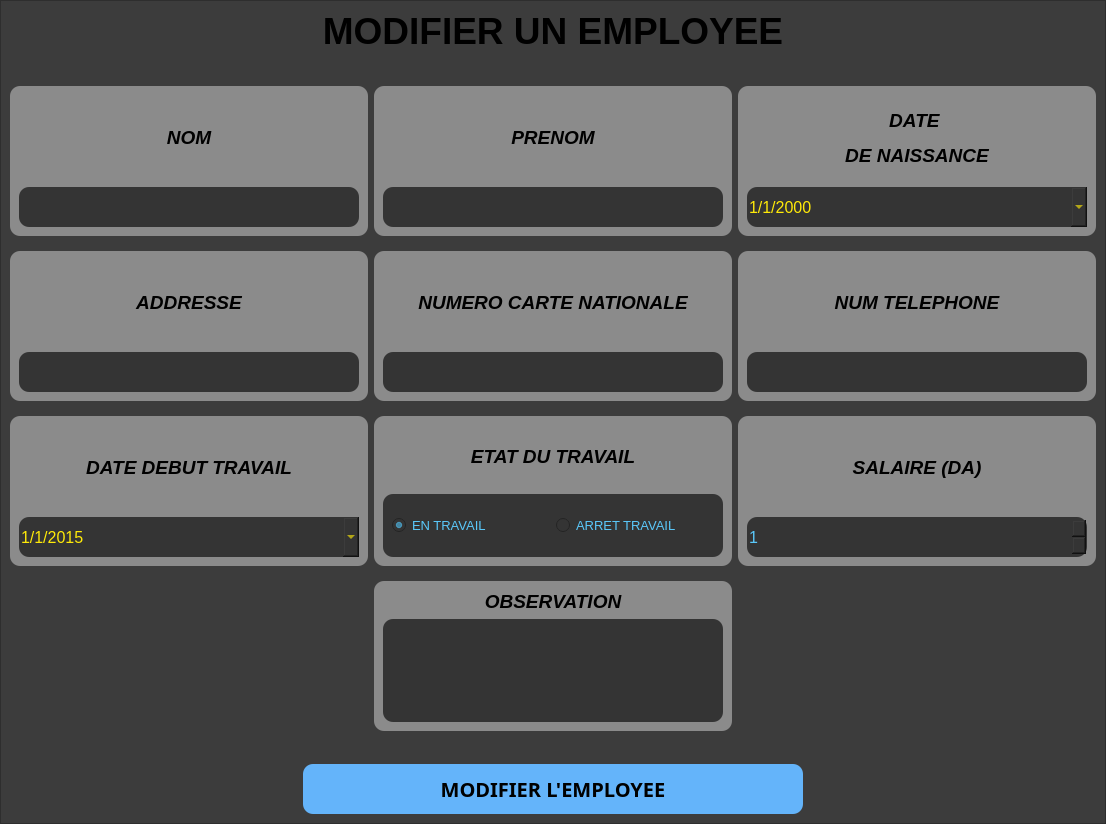
<?xml version="1.0" encoding="UTF-8"?>
<ui version="4.0">
 <class>MainWindow</class>
 <widget class="QMainWindow" name="MainWindow">
  <property name="geometry">
   <rect>
    <x>0</x>
    <y>0</y>
    <width>1106</width>
    <height>824</height>
   </rect>
  </property>
  <property name="windowTitle">
   <string>Gestion Des Employees (MAJ Employe)</string>
  </property>
  <property name="windowIcon">
   <iconset>
    <normaloff>../assets/company.png</normaloff>../assets/company.png</iconset>
  </property>
  <widget class="QWidget" name="centralwidget">
   <layout class="QVBoxLayout" name="verticalLayout_2">
    <property name="spacing">
     <number>0</number>
    </property>
    <property name="leftMargin">
     <number>0</number>
    </property>
    <property name="topMargin">
     <number>0</number>
    </property>
    <property name="rightMargin">
     <number>0</number>
    </property>
    <property name="bottomMargin">
     <number>0</number>
    </property>
    <item>
     <widget class="QFrame" name="body">
      <property name="styleSheet">
       <string notr="true">QFrame{
background: rgb(60, 60, 60);
}</string>
      </property>
      <property name="frameShape">
       <enum>QFrame::StyledPanel</enum>
      </property>
      <property name="frameShadow">
       <enum>QFrame::Raised</enum>
      </property>
      <layout class="QVBoxLayout" name="verticalLayout">
       <property name="leftMargin">
        <number>0</number>
       </property>
       <property name="topMargin">
        <number>0</number>
       </property>
       <property name="rightMargin">
        <number>0</number>
       </property>
       <property name="bottomMargin">
        <number>0</number>
       </property>
       <item>
        <widget class="QWidget" name="widget" native="true">
         <property name="maximumSize">
          <size>
           <width>16777215</width>
           <height>100</height>
          </size>
         </property>
         <property name="styleSheet">
          <string notr="true">QFrame{
background: rgb(60, 60, 60);
}</string>
         </property>
         <layout class="QHBoxLayout" name="horizontalLayout">
          <item>
           <widget class="QLabel" name="label">
            <property name="text">
             <string>&lt;html&gt;&lt;head/&gt;&lt;body&gt;&lt;p align=&quot;center&quot;&gt;&lt;span style=&quot; font-size:28pt; font-weight:600;&quot;&gt;MODIFIER UN EMPLOYEE&lt;/span&gt;&lt;/p&gt;&lt;/body&gt;&lt;/html&gt;</string>
            </property>
           </widget>
          </item>
         </layout>
        </widget>
       </item>
       <item>
        <widget class="QWidget" name="widget_2" native="true">
         <property name="minimumSize">
          <size>
           <width>0</width>
           <height>400</height>
          </size>
         </property>
         <property name="styleSheet">
          <string notr="true">QFrame{
background: rgb(60, 60, 60);
}</string>
         </property>
         <layout class="QGridLayout" name="gridLayout">
          <item row="3" column="1">
           <widget class="QWidget" name="widget_11" native="true">
            <property name="minimumSize">
             <size>
              <width>0</width>
              <height>150</height>
             </size>
            </property>
            <property name="maximumSize">
             <size>
              <width>16777215</width>
              <height>150</height>
             </size>
            </property>
            <property name="styleSheet">
             <string notr="true">QWidget{
background:rgb(139, 139, 139);
border-radius:10px;
}</string>
            </property>
            <layout class="QVBoxLayout" name="verticalLayout_11">
             <item>
              <widget class="QLabel" name="label_10">
               <property name="text">
                <string>&lt;html&gt;&lt;head/&gt;&lt;body&gt;&lt;p align=&quot;center&quot;&gt;&lt;span style=&quot; font-size:14pt; font-weight:600; font-style:italic;&quot;&gt;OBSERVATION&lt;/span&gt;&lt;/p&gt;&lt;/body&gt;&lt;/html&gt;</string>
               </property>
              </widget>
             </item>
             <item>
              <widget class="QTextEdit" name="employee_observation_input">
               <property name="font">
                <font>
                 <pointsize>12</pointsize>
                </font>
               </property>
               <property name="styleSheet">
                <string notr="true">.QTextEdit{
background: rgb(52, 52, 52);
color:rgb(90, 200, 250);
border-radius: 10px;
}</string>
               </property>
              </widget>
             </item>
            </layout>
           </widget>
          </item>
          <item row="0" column="0">
           <widget class="QWidget" name="widget_3" native="true">
            <property name="minimumSize">
             <size>
              <width>0</width>
              <height>150</height>
             </size>
            </property>
            <property name="maximumSize">
             <size>
              <width>16777215</width>
              <height>150</height>
             </size>
            </property>
            <property name="styleSheet">
             <string notr="true">QWidget{
background:rgb(139, 139, 139);
border-radius:10px;
}</string>
            </property>
            <layout class="QVBoxLayout" name="verticalLayout_3">
             <item>
              <widget class="QLabel" name="label_2">
               <property name="text">
                <string>&lt;html&gt;&lt;head/&gt;&lt;body&gt;&lt;p align=&quot;center&quot;&gt;&lt;span style=&quot; font-size:14pt; font-weight:600; font-style:italic;&quot;&gt;NOM&lt;/span&gt;&lt;/p&gt;&lt;/body&gt;&lt;/html&gt;</string>
               </property>
              </widget>
             </item>
             <item>
              <widget class="QLineEdit" name="employee_nom_input">
               <property name="minimumSize">
                <size>
                 <width>0</width>
                 <height>40</height>
                </size>
               </property>
               <property name="font">
                <font>
                 <pointsize>12</pointsize>
                </font>
               </property>
               <property name="styleSheet">
                <string notr="true">.QLineEdit{
background: rgb(52, 52, 52);
color:rgb(255, 234, 8);
border-radius: 10px;
}</string>
               </property>
              </widget>
             </item>
            </layout>
           </widget>
          </item>
          <item row="2" column="0">
           <widget class="QWidget" name="widget_9" native="true">
            <property name="minimumSize">
             <size>
              <width>0</width>
              <height>150</height>
             </size>
            </property>
            <property name="maximumSize">
             <size>
              <width>16777215</width>
              <height>150</height>
             </size>
            </property>
            <property name="styleSheet">
             <string notr="true">QWidget{
background:rgb(139, 139, 139);
border-radius:10px;
}</string>
            </property>
            <layout class="QVBoxLayout" name="verticalLayout_9">
             <item>
              <widget class="QLabel" name="label_8">
               <property name="text">
                <string>&lt;html&gt;&lt;head/&gt;&lt;body&gt;&lt;p align=&quot;center&quot;&gt;&lt;span style=&quot; font-size:14pt; font-weight:600; font-style:italic;&quot;&gt;DATE DEBUT TRAVAIL&lt;/span&gt;&lt;/p&gt;&lt;/body&gt;&lt;/html&gt;</string>
               </property>
              </widget>
             </item>
             <item>
              <widget class="QDateEdit" name="employee_date_debut_travail_input">
               <property name="minimumSize">
                <size>
                 <width>0</width>
                 <height>40</height>
                </size>
               </property>
               <property name="font">
                <font>
                 <pointsize>12</pointsize>
                </font>
               </property>
               <property name="styleSheet">
                <string notr="true">.QDateEdit{
background: rgb(52, 52, 52);
color:rgb(255, 234, 8);
border-radius: 10px;
}</string>
               </property>
               <property name="showGroupSeparator" stdset="0">
                <bool>false</bool>
               </property>
               <property name="dateTime">
                <datetime>
                 <hour>0</hour>
                 <minute>0</minute>
                 <second>0</second>
                 <year>2015</year>
                 <month>1</month>
                 <day>1</day>
                </datetime>
               </property>
               <property name="minimumDate">
                <date>
                 <year>1900</year>
                 <month>1</month>
                 <day>1</day>
                </date>
               </property>
               <property name="maximumTime">
                <time>
                 <hour>23</hour>
                 <minute>59</minute>
                 <second>59</second>
                </time>
               </property>
               <property name="currentSection">
                <enum>QDateTimeEdit::DaySection</enum>
               </property>
               <property name="displayFormat">
                <string>d/M/yyyy</string>
               </property>
               <property name="calendarPopup">
                <bool>true</bool>
               </property>
              </widget>
             </item>
            </layout>
           </widget>
          </item>
          <item row="2" column="1">
           <widget class="QWidget" name="widget_10" native="true">
            <property name="minimumSize">
             <size>
              <width>0</width>
              <height>150</height>
             </size>
            </property>
            <property name="maximumSize">
             <size>
              <width>16777215</width>
              <height>150</height>
             </size>
            </property>
            <property name="styleSheet">
             <string notr="true">QWidget{
background:rgb(139, 139, 139);
border-radius:10px;
}</string>
            </property>
            <layout class="QVBoxLayout" name="verticalLayout_10">
             <item>
              <widget class="QLabel" name="label_9">
               <property name="text">
                <string>&lt;html&gt;&lt;head/&gt;&lt;body&gt;&lt;p align=&quot;center&quot;&gt;&lt;span style=&quot; font-size:14pt; font-weight:600; font-style:italic;&quot;&gt;ETAT DU TRAVAIL&lt;/span&gt;&lt;/p&gt;&lt;/body&gt;&lt;/html&gt;</string>
               </property>
              </widget>
             </item>
             <item>
              <widget class="QWidget" name="widget_13" native="true">
               <property name="minimumSize">
                <size>
                 <width>0</width>
                 <height>30</height>
                </size>
               </property>
               <property name="styleSheet">
                <string notr="true">.QWidget{
background: rgb(52, 52, 52);
border-radius: 10px;
}

.QRadioButton{
background: rgb(52, 52, 52);
color:rgb(90, 200, 250);
border-radius: 10px;
}</string>
               </property>
               <layout class="QHBoxLayout" name="horizontalLayout_3">
                <item>
                 <widget class="QRadioButton" name="en_travail">
                  <property name="font">
                   <font>
                    <pointsize>10</pointsize>
                   </font>
                  </property>
                  <property name="text">
                   <string>EN TRAVAIL</string>
                  </property>
                  <property name="checked">
                   <bool>true</bool>
                  </property>
                 </widget>
                </item>
                <item>
                 <widget class="QRadioButton" name="arret_travail">
                  <property name="font">
                   <font>
                    <pointsize>10</pointsize>
                   </font>
                  </property>
                  <property name="text">
                   <string>ARRET TRAVAIL</string>
                  </property>
                 </widget>
                </item>
               </layout>
              </widget>
             </item>
            </layout>
           </widget>
          </item>
          <item row="0" column="1">
           <widget class="QWidget" name="widget_4" native="true">
            <property name="minimumSize">
             <size>
              <width>0</width>
              <height>150</height>
             </size>
            </property>
            <property name="maximumSize">
             <size>
              <width>16777215</width>
              <height>150</height>
             </size>
            </property>
            <property name="styleSheet">
             <string notr="true">QWidget{
background:rgb(139, 139, 139);
border-radius:10px;
}</string>
            </property>
            <layout class="QVBoxLayout" name="verticalLayout_4">
             <item>
              <widget class="QLabel" name="label_3">
               <property name="text">
                <string>&lt;html&gt;&lt;head/&gt;&lt;body&gt;&lt;p align=&quot;center&quot;&gt;&lt;span style=&quot; font-size:14pt; font-weight:600; font-style:italic;&quot;&gt;PRENOM&lt;/span&gt;&lt;/p&gt;&lt;/body&gt;&lt;/html&gt;</string>
               </property>
              </widget>
             </item>
             <item>
              <widget class="QLineEdit" name="employee_prenom_input">
               <property name="minimumSize">
                <size>
                 <width>0</width>
                 <height>40</height>
                </size>
               </property>
               <property name="font">
                <font>
                 <pointsize>12</pointsize>
                </font>
               </property>
               <property name="styleSheet">
                <string notr="true">.QLineEdit{
background: rgb(52, 52, 52);
color:rgb(255, 234, 8);
border-radius: 10px;
}</string>
               </property>
              </widget>
             </item>
            </layout>
           </widget>
          </item>
          <item row="1" column="1">
           <widget class="QWidget" name="widget_7" native="true">
            <property name="minimumSize">
             <size>
              <width>0</width>
              <height>150</height>
             </size>
            </property>
            <property name="maximumSize">
             <size>
              <width>16777215</width>
              <height>150</height>
             </size>
            </property>
            <property name="styleSheet">
             <string notr="true">QWidget{
background:rgb(139, 139, 139);
border-radius:10px;
}</string>
            </property>
            <layout class="QVBoxLayout" name="verticalLayout_8">
             <item>
              <widget class="QLabel" name="label_6">
               <property name="text">
                <string>&lt;html&gt;&lt;head/&gt;&lt;body&gt;&lt;p align=&quot;center&quot;&gt;&lt;span style=&quot; font-size:14pt; font-weight:600; font-style:italic;&quot;&gt;NUMERO CARTE NATIONALE&lt;/span&gt;&lt;/p&gt;&lt;/body&gt;&lt;/html&gt;</string>
               </property>
              </widget>
             </item>
             <item>
              <widget class="QLineEdit" name="employee_num_carte_nationale_input">
               <property name="minimumSize">
                <size>
                 <width>0</width>
                 <height>40</height>
                </size>
               </property>
               <property name="font">
                <font>
                 <pointsize>12</pointsize>
                </font>
               </property>
               <property name="styleSheet">
                <string notr="true">.QLineEdit{
background: rgb(52, 52, 52);
color:rgb(255, 234, 8);
border-radius: 10px;
}</string>
               </property>
              </widget>
             </item>
            </layout>
           </widget>
          </item>
          <item row="0" column="2">
           <widget class="QWidget" name="widget_5" native="true">
            <property name="minimumSize">
             <size>
              <width>0</width>
              <height>150</height>
             </size>
            </property>
            <property name="maximumSize">
             <size>
              <width>16777215</width>
              <height>150</height>
             </size>
            </property>
            <property name="styleSheet">
             <string notr="true">QWidget{
background:rgb(139, 139, 139);
border-radius:10px;
}</string>
            </property>
            <layout class="QVBoxLayout" name="verticalLayout_5">
             <item>
              <widget class="QLabel" name="label_4">
               <property name="text">
                <string>&lt;html&gt;&lt;head/&gt;&lt;body&gt;&lt;p align=&quot;center&quot;&gt;&lt;span style=&quot; font-size:14pt; font-weight:600; font-style:italic;&quot;&gt;DATE &lt;/span&gt;&lt;/p&gt;&lt;p align=&quot;center&quot;&gt;&lt;span style=&quot; font-size:14pt; font-weight:600; font-style:italic;&quot;&gt;DE NAISSANCE&lt;/span&gt;&lt;/p&gt;&lt;/body&gt;&lt;/html&gt;</string>
               </property>
              </widget>
             </item>
             <item>
              <widget class="QDateEdit" name="employee_date_de_naissance_input">
               <property name="minimumSize">
                <size>
                 <width>0</width>
                 <height>40</height>
                </size>
               </property>
               <property name="font">
                <font>
                 <pointsize>12</pointsize>
                </font>
               </property>
               <property name="styleSheet">
                <string notr="true">.QDateEdit{
background: rgb(52, 52, 52);
color:rgb(255, 234, 8);
border-radius: 10px;
}</string>
               </property>
               <property name="dateTime">
                <datetime>
                 <hour>0</hour>
                 <minute>0</minute>
                 <second>0</second>
                 <year>2000</year>
                 <month>1</month>
                 <day>1</day>
                </datetime>
               </property>
               <property name="minimumDateTime">
                <datetime>
                 <hour>0</hour>
                 <minute>0</minute>
                 <second>0</second>
                 <year>1900</year>
                 <month>1</month>
                 <day>1</day>
                </datetime>
               </property>
               <property name="minimumDate">
                <date>
                 <year>1900</year>
                 <month>1</month>
                 <day>1</day>
                </date>
               </property>
               <property name="displayFormat">
                <string>d/M/yyyy</string>
               </property>
               <property name="calendarPopup">
                <bool>true</bool>
               </property>
               <property name="date">
                <date>
                 <year>2000</year>
                 <month>1</month>
                 <day>1</day>
                </date>
               </property>
              </widget>
             </item>
            </layout>
           </widget>
          </item>
          <item row="1" column="0">
           <widget class="QWidget" name="widget_6" native="true">
            <property name="minimumSize">
             <size>
              <width>0</width>
              <height>150</height>
             </size>
            </property>
            <property name="maximumSize">
             <size>
              <width>16777215</width>
              <height>150</height>
             </size>
            </property>
            <property name="styleSheet">
             <string notr="true">QWidget{
background:rgb(139, 139, 139);
border-radius:10px;
}</string>
            </property>
            <layout class="QVBoxLayout" name="verticalLayout_6">
             <item>
              <widget class="QLabel" name="label_5">
               <property name="text">
                <string>&lt;html&gt;&lt;head/&gt;&lt;body&gt;&lt;p align=&quot;center&quot;&gt;&lt;span style=&quot; font-size:14pt; font-weight:600; font-style:italic;&quot;&gt;ADDRESSE&lt;/span&gt;&lt;/p&gt;&lt;/body&gt;&lt;/html&gt;</string>
               </property>
              </widget>
             </item>
             <item>
              <widget class="QLineEdit" name="employee_addresse_input">
               <property name="minimumSize">
                <size>
                 <width>0</width>
                 <height>40</height>
                </size>
               </property>
               <property name="font">
                <font>
                 <pointsize>12</pointsize>
                </font>
               </property>
               <property name="styleSheet">
                <string notr="true">.QLineEdit{
background: rgb(52, 52, 52);
color:rgb(90, 200, 250);
border-radius: 10px;
}</string>
               </property>
              </widget>
             </item>
            </layout>
           </widget>
          </item>
          <item row="1" column="2">
           <widget class="QWidget" name="widget_14" native="true">
            <property name="minimumSize">
             <size>
              <width>0</width>
              <height>150</height>
             </size>
            </property>
            <property name="maximumSize">
             <size>
              <width>16777215</width>
              <height>150</height>
             </size>
            </property>
            <property name="styleSheet">
             <string notr="true">QWidget{
background:rgb(139, 139, 139);
border-radius:10px;
}</string>
            </property>
            <layout class="QVBoxLayout" name="verticalLayout_12">
             <item>
              <widget class="QLabel" name="label_11">
               <property name="text">
                <string>&lt;html&gt;&lt;head/&gt;&lt;body&gt;&lt;p align=&quot;center&quot;&gt;&lt;span style=&quot; font-size:14pt; font-weight:600; font-style:italic;&quot;&gt;NUM TELEPHONE&lt;/span&gt;&lt;/p&gt;&lt;/body&gt;&lt;/html&gt;</string>
               </property>
              </widget>
             </item>
             <item>
              <widget class="QLineEdit" name="employee_num_tel_input">
               <property name="minimumSize">
                <size>
                 <width>0</width>
                 <height>40</height>
                </size>
               </property>
               <property name="font">
                <font>
                 <pointsize>12</pointsize>
                </font>
               </property>
               <property name="styleSheet">
                <string notr="true">.QLineEdit{
background: rgb(52, 52, 52);
color:rgb(90, 200, 250);
border-radius: 10px;
}</string>
               </property>
              </widget>
             </item>
            </layout>
           </widget>
          </item>
          <item row="2" column="2">
           <widget class="QWidget" name="widget_8" native="true">
            <property name="minimumSize">
             <size>
              <width>0</width>
              <height>150</height>
             </size>
            </property>
            <property name="maximumSize">
             <size>
              <width>16777215</width>
              <height>150</height>
             </size>
            </property>
            <property name="styleSheet">
             <string notr="true">QWidget{
background:rgb(139, 139, 139);
border-radius:10px;
}</string>
            </property>
            <layout class="QVBoxLayout" name="verticalLayout_7">
             <item>
              <widget class="QLabel" name="label_7">
               <property name="text">
                <string>&lt;html&gt;&lt;head/&gt;&lt;body&gt;&lt;p align=&quot;center&quot;&gt;&lt;span style=&quot; font-size:14pt; font-weight:600; font-style:italic;&quot;&gt;SALAIRE (DA)&lt;/span&gt;&lt;/p&gt;&lt;/body&gt;&lt;/html&gt;</string>
               </property>
              </widget>
             </item>
             <item>
              <widget class="QSpinBox" name="employee_salaire_input">
               <property name="minimumSize">
                <size>
                 <width>0</width>
                 <height>40</height>
                </size>
               </property>
               <property name="font">
                <font>
                 <pointsize>12</pointsize>
                </font>
               </property>
               <property name="styleSheet">
                <string notr="true">.QSpinBox{
background: rgb(52, 52, 52);
color:rgb(90, 200, 250);
border-radius: 10px;
}</string>
               </property>
               <property name="showGroupSeparator" stdset="0">
                <bool>true</bool>
               </property>
               <property name="minimum">
                <number>1</number>
               </property>
               <property name="maximum">
                <number>999999999</number>
               </property>
              </widget>
             </item>
            </layout>
           </widget>
          </item>
         </layout>
        </widget>
       </item>
       <item>
        <widget class="QWidget" name="widget_12" native="true">
         <property name="maximumSize">
          <size>
           <width>16777215</width>
           <height>100</height>
          </size>
         </property>
         <layout class="QHBoxLayout" name="horizontalLayout_2">
          <item>
           <widget class="QPushButton" name="update_employee_btn">
            <property name="minimumSize">
             <size>
              <width>0</width>
              <height>50</height>
             </size>
            </property>
            <property name="maximumSize">
             <size>
              <width>500</width>
              <height>16777215</height>
             </size>
            </property>
            <property name="font">
             <font>
              <family>Segoe UI Black</family>
              <pointsize>15</pointsize>
              <weight>75</weight>
              <italic>false</italic>
              <bold>true</bold>
             </font>
            </property>
            <property name="styleSheet">
             <string notr="true">.QPushButton{
background: rgb(100, 180, 250);
border-radius: 10px;
}

.QPushButton:hover{
background:  rgb(90, 200, 250);
}

.QPushButton:clicked{
background: rgb(50, 220, 250);
}</string>
            </property>
            <property name="text">
             <string>MODIFIER L'EMPLOYEE</string>
            </property>
           </widget>
          </item>
         </layout>
        </widget>
       </item>
      </layout>
     </widget>
    </item>
   </layout>
  </widget>
 </widget>
 <resources/>
 <connections/>
</ui>
